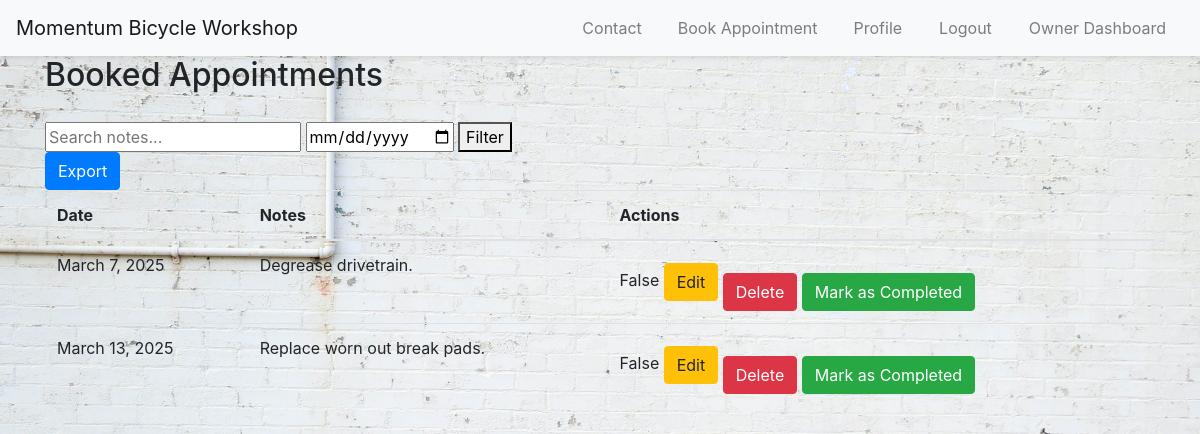
The app's page /owner/dashboard/ (signed in) with its own data.
### myapp/models.py (models this page shows, shortened)
class Appointment(models.Model):
    user = models.ForeignKey(
        User, on_delete=models.CASCADE
    )  # Associate the appointment with a user
    date = models.DateField()
    time = models.TimeField()
    description = models.TextField(blank=True)  # Allowing blank descriptions
    photo = models.ImageField(upload_to="photos/", blank=True, null=True)
    completed = models.BooleanField(default=False)
    notified = models.BooleanField(default=False)
    class Meta:
        unique_together = (
            "user",
            "date",
        )  # or ('user', 'date', 'time') if you want to prevent double booking at the same time

### myapp/views.py (the view)
class OwnerDashboardView(LoginRequiredMixin, TemplateView):
    template_name = "myapp/owner_dashboard.html"
    def get(self, request):
        appointments = Appointment.objects.all()
        date_filter = request.GET.get("date")
        if date_filter:
            appointments = appointments.filter(date=date_filter)
        search_query = request.GET.get("search")
        if search_query:
            appointments = appointments.filter(description__icontains=search_query)
        return render(request, self.template_name, {"appointments": appointments})

### myapp/templates/myapp/owner_dashboard.html (shortened to what this page needs)
{% extends "myapp/base.html" %} {% block title %}Owner Dashboard{% endblock %}
{% block content %}
<h2>Booked Appointments</h2>
<form method="GET" action="{% url 'owner_dashboard' %}">
  <input type="text" name="search" placeholder="Search notes..." />
  <input type="date" name="date" />
  <button type="submit">Filter</button>
</form>
<a href="{% url 'export_appointments' %}" class="btn btn-primary">Export</a>
<table class="table">
  <thead>
    <tr>
      <th>Date</th>
      <th>Notes</th>
      <th>Actions</th>
    </tr>
  </thead>
  <tbody>
    {% for appointment in appointments %}
    <tr>
      <td>{{ appointment.date }}</td>
      <td>{{ appointment.description }}</td>
      <td>
        <span>{{ appointment.completed }}</span>
        <a
          href="{% url 'edit_appointment' appointment.id %}"
          class="btn btn-warning"
          >Edit</a
        >
        <form
          method="POST"
          action="{% url 'delete_appointment' appointment.id %}"
          style="display: inline"
        >
          <button type="submit" class="btn btn-danger">Delete</button>
        </form>
        {% if not appointment.completed %}
        <form
          method="POST"
          action="{% url 'mark_completed' appointment.id %}"
          style="display: inline"
        >
          <button type="submit" class="btn btn-success">
            Mark as Completed
          </button>
        </form>
        {% else %}
        <span>Completed</span>
        {% endif %}
      </td>
    </tr>
    {% endfor %}
  </tbody>
</table>
{% endblock %}

### static/myapp/css/style.css (style rules this page uses)
body { padding-top: 0px; background-image: url("../images/about-background.jpg"); background-size: cover; background-position: center; background-repeat: no-repeat; min-height: 100vh; }
form button { margin-top: 20px; }

### records on screen
Appointment: date "March 7, 2025", description "Degrease drivetrain.", completed "False", shows "Mark as Completed"
Appointment: date "March 13, 2025", description "Replace worn out break pads.", completed "False", shows "Mark as Completed"
